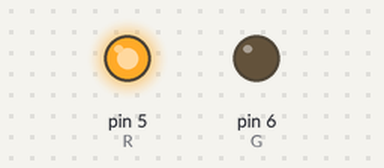
Recording of a sketch running on a simulated Arduino Uno, built with avr-gcc and run on an emulated ATmega328P. Parts: output pins drawn as LEDs (lit = HIGH).

Above: at 0.5 s.
At 2.5 s:
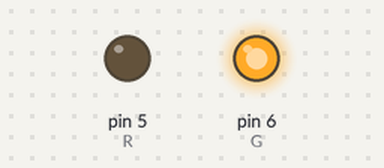
At 3.5 s:
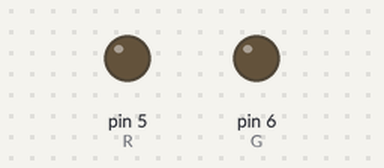
Timing chart, 0 to 5.2 s (numbered marks = the images above):
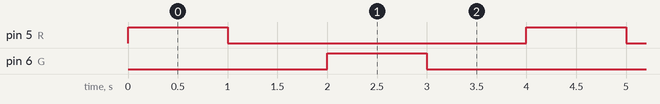

The sketch:

LED.ino
```cpp
const int R = 5;
const int G = 6;
void setup() {  // initialize digital pin 13 as an output.
   pinMode(R, OUTPUT);
   pinMode(G, OUTPUT);
}

// the loop function runs over and over again forever

void loop() {
   digitalWrite(R, HIGH); // turn the LED on (HIGH is the voltage level)
   delay(1000); // wait for a second
   digitalWrite(R, LOW); // turn the LED off by making the voltage LOW
   delay(1000); // wait for a second
    digitalWrite(G, HIGH); // turn the LED on (HIGH is the voltage level)
   delay(1000); // wait for a second
   digitalWrite(G, LOW); // turn the LED off by making the voltage LOW
   delay(1000); // wait for a second
}
```

Measured:
- by itself, pin 5 (R), pin 6 (G): alternates HIGH for 1.0 s and LOW for 3.0 s
- by itself, everything shown: repeats every 4.0 s, in 4 steps
